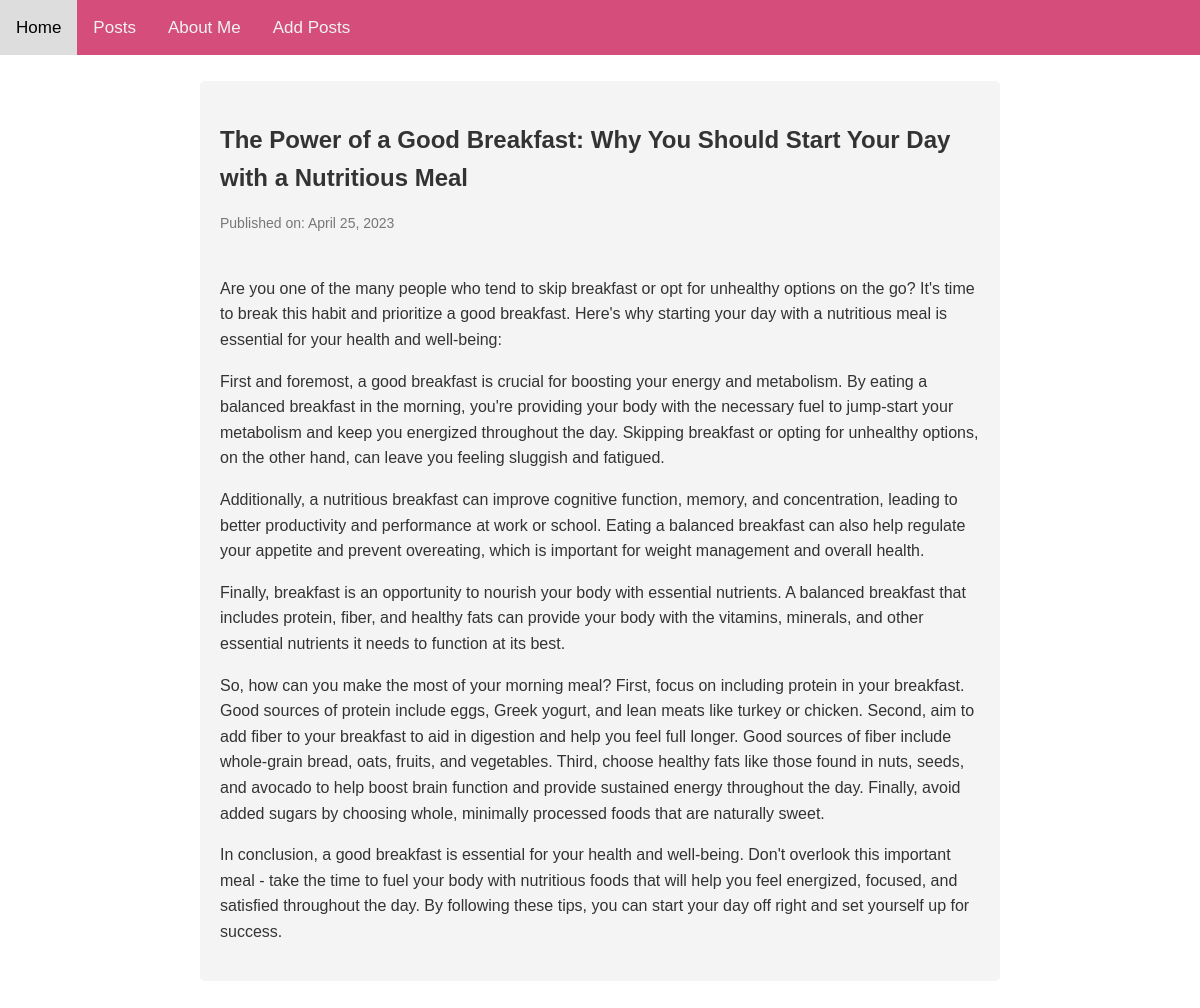
/posts/, run on the app's committed database.
### sun/models.py (models this page shows, shortened)
class Post(models.Model):
    title = models.CharField(max_length=100)
    content = models.TextField()
    date_posted = models.DateTimeField(auto_now_add=True)
    author = models.ForeignKey(User, on_delete=models.CASCADE)

### sun/views.py (the view)
# urls.py: path('posts/', posts_list, name='posts_list'),
def posts_list(request):
    posts = Post.objects.all().order_by('date_posted')  # Fetch all posts and order them by date
    return render(request, 'sun/posts_list.html', {'posts': posts})

### sun/templates/sun/posts_list.html (shortened to what this page needs)
<!DOCTYPE html>
<html lang="en">
<head>
<div class="nav-bar">
    <a href="/" class="nav-item">Home</a>
    <a href="/posts/" class="nav-item">Posts</a>
    <a href="/aboutme/" class="nav-item">About Me</a>
    <a href="/add_post/" class="nav-item">Add Posts</a>
</div>
body {
    padding-top: 10px; /* Adjust this value according to the height of your navigation bar */
}
</head>
<body>
    <div class="container">
        {% for post in posts %}
            <div class="post">
                <h2>{{ post.title }}</h2>
                <p class="post-meta">Published on: {{ post.date_posted|date:"F d, Y" }}</p>
                <p>{{ post.content|linebreaks }}</p>
            </div>
        {% empty %}
            <p>No posts available.</p>
        {% endfor %}
    </div>
</body>
</html>

### sun/templates/sun/posts_list.html (style rules this page uses)
.nav-bar { background-color: #d54d7b; overflow: hidden; position: fixed; top: 0; left: 0; width: 100%; z-index: 1000; }
.nav-item { float: left; display: block; color: #f2f2f2; text-align: center; padding: 14px 16px; text-decoration: none; font-size: 17px; }
body { padding-top: 180px; }
body { font-family: Arial, sans-serif; line-height: 1.6; color: #333; margin: 0; padding: 0; }
.container { max-width: 800px; margin: 0 auto; padding: 30px; }
.post { background-color: #f4f4f4; padding: 20px; margin-bottom: 20px; border-radius: 5px; }
.post h2 { font-size: 24px; margin-bottom: 10px; }
.post-meta { font-size: 14px; margin-bottom: 10px; color: #777; }

### data on the page
Post: title "The Power of a Good Breakfast: Why You Should Start Your Day with a Nutritious Meal", date_posted "April 25, 2023", content "Are you one of the many people who tend to skip breakfast or opt for unhealthy options on the go? It's time to break this habit and prioritize a good breakfast. Here's why starting your day with a nutritious meal is essential for your health and well-being: First and foremost, a good breakfast is crucial for boosting your energy and metabolism. By eating a balanced breakfast in the morning, you're providing your body with the necessary fuel to jump-start your metabolism and keep you energized throughout the day. Skipping breakfast or opting for unhealthy options, on the other hand, can leave you feeling sluggish and fatigued. Additionally, a nutritious breakfast can improve cognitive…"
